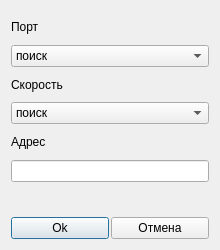
<?xml version="1.0" encoding="UTF-8"?>
<ui version="4.0">
 <class>Dialog</class>
 <widget class="QDialog" name="Dialog">
  <property name="windowModality">
   <enum>Qt::ApplicationModal</enum>
  </property>
  <property name="geometry">
   <rect>
    <x>0</x>
    <y>0</y>
    <width>220</width>
    <height>250</height>
   </rect>
  </property>
  <property name="sizePolicy">
   <sizepolicy hsizetype="Fixed" vsizetype="Fixed">
    <horstretch>0</horstretch>
    <verstretch>0</verstretch>
   </sizepolicy>
  </property>
  <property name="minimumSize">
   <size>
    <width>200</width>
    <height>250</height>
   </size>
  </property>
  <property name="maximumSize">
   <size>
    <width>240</width>
    <height>280</height>
   </size>
  </property>
  <property name="windowTitle">
   <string>Настройки порта</string>
  </property>
  <layout class="QHBoxLayout" name="horizontalLayout_2">
   <item>
    <layout class="QVBoxLayout" name="verticalLayout">
     <property name="spacing">
      <number>2</number>
     </property>
     <property name="sizeConstraint">
      <enum>QLayout::SetMinAndMaxSize</enum>
     </property>
     <item>
      <widget class="QLabel" name="label">
       <property name="text">
        <string>Порт</string>
       </property>
      </widget>
     </item>
     <item>
      <widget class="QComboBox" name="comboBox_portlist">
       <item>
        <property name="text">
         <string>поиск</string>
        </property>
       </item>
      </widget>
     </item>
     <item>
      <widget class="QLabel" name="label_2">
       <property name="text">
        <string>Скорость</string>
       </property>
      </widget>
     </item>
     <item>
      <widget class="QComboBox" name="comboBox_speedlist">
       <item>
        <property name="text">
         <string>поиск</string>
        </property>
       </item>
       <item>
        <property name="text">
         <string>9600</string>
        </property>
       </item>
       <item>
        <property name="text">
         <string>38400</string>
        </property>
       </item>
       <item>
        <property name="text">
         <string>115200</string>
        </property>
       </item>
       <item>
        <property name="text">
         <string>230400</string>
        </property>
       </item>
      </widget>
     </item>
     <item>
      <widget class="QLabel" name="label_3">
       <property name="minimumSize">
        <size>
         <width>0</width>
         <height>0</height>
        </size>
       </property>
       <property name="maximumSize">
        <size>
         <width>200</width>
         <height>250</height>
        </size>
       </property>
       <property name="text">
        <string>Адрес</string>
       </property>
      </widget>
     </item>
     <item>
      <widget class="QLineEdit" name="lineEdit_ID"/>
     </item>
     <item>
      <widget class="QLabel" name="label_4">
       <property name="text">
        <string/>
       </property>
      </widget>
     </item>
     <item>
      <layout class="QHBoxLayout" name="horizontalLayout">
       <item>
        <widget class="QPushButton" name="pushButton_OK">
         <property name="text">
          <string>Ok</string>
         </property>
        </widget>
       </item>
       <item>
        <widget class="QPushButton" name="pushButton_CN">
         <property name="text">
          <string>Отмена</string>
         </property>
        </widget>
       </item>
      </layout>
     </item>
    </layout>
   </item>
  </layout>
 </widget>
 <resources/>
 <connections/>
</ui>
